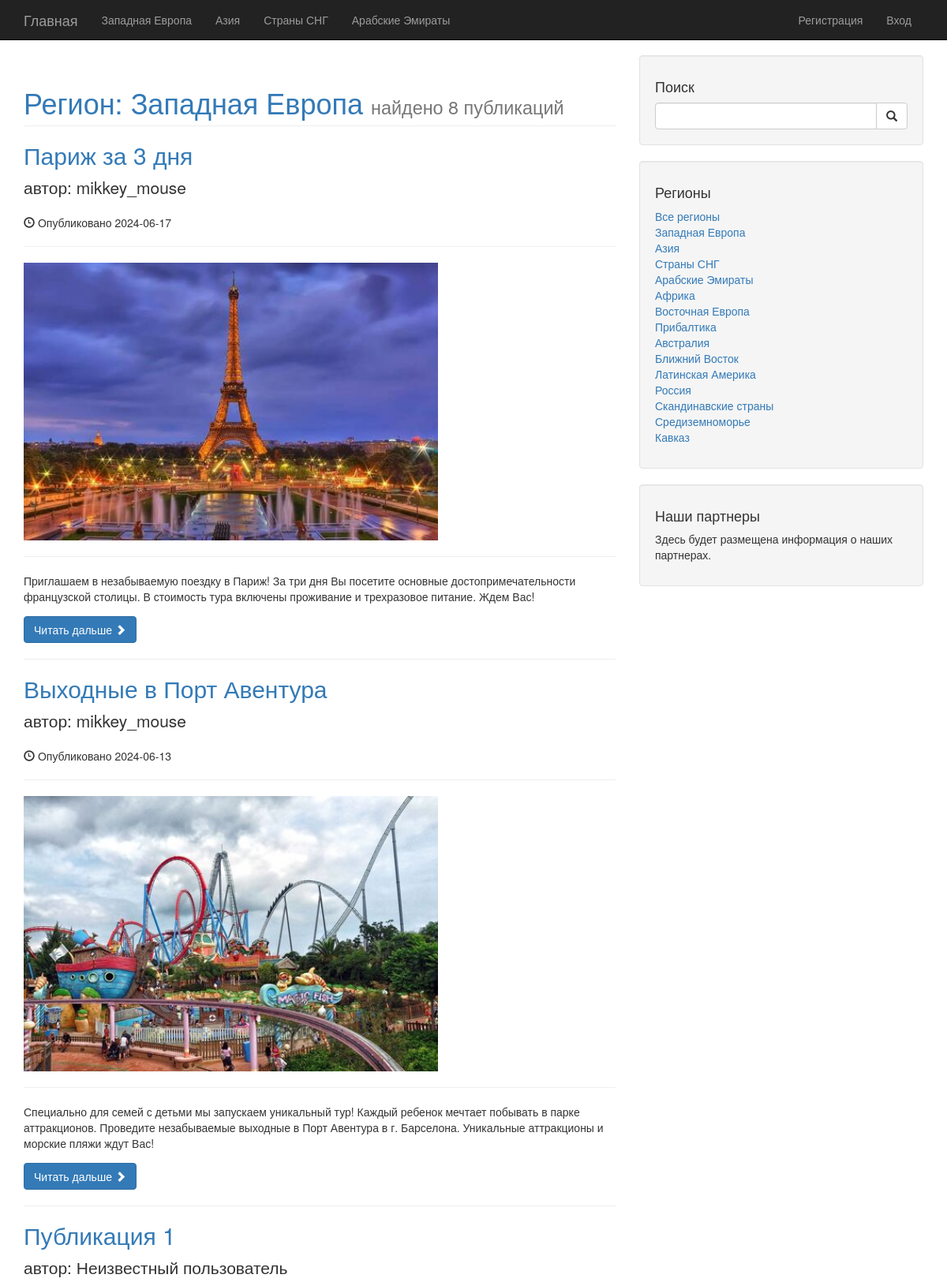
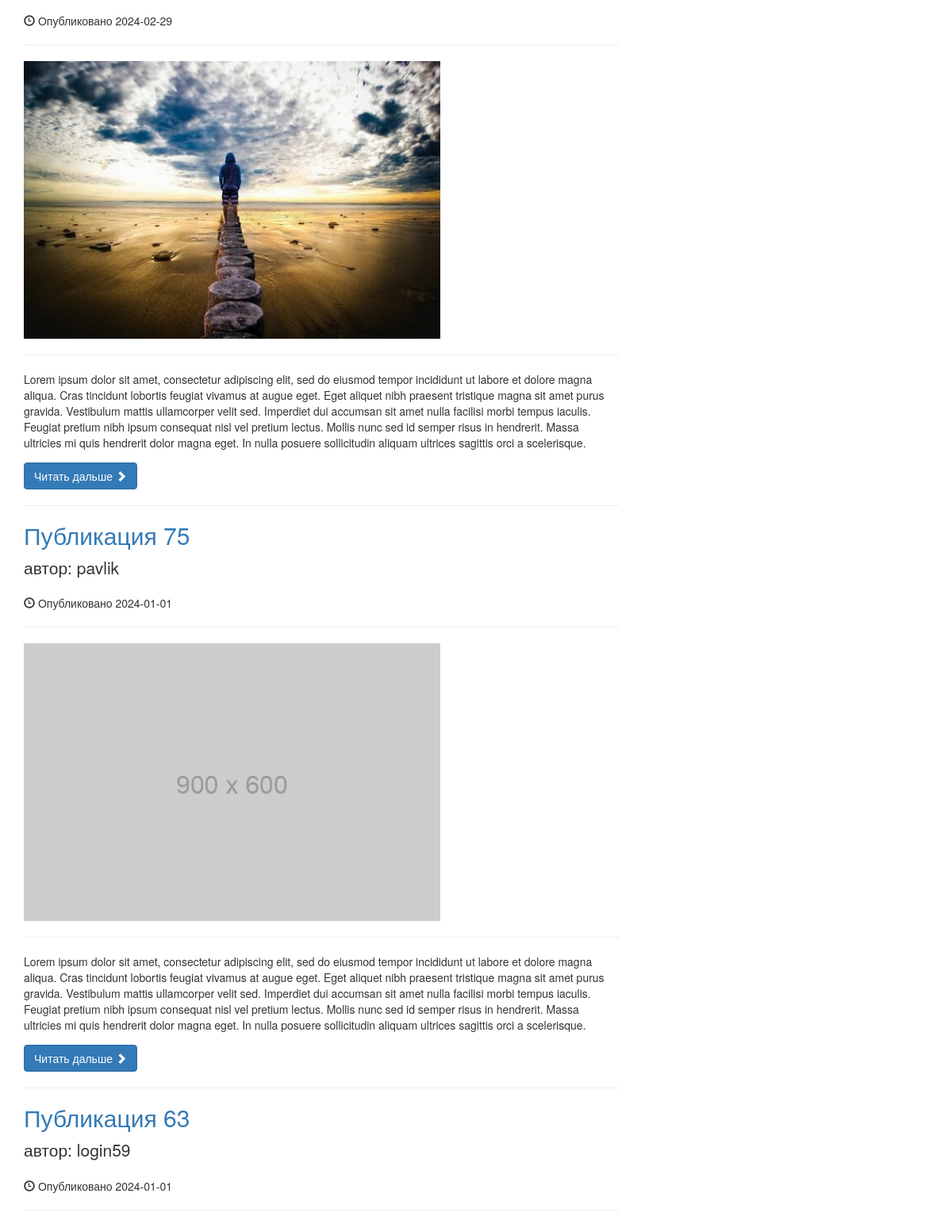
Screenshot of /category.php?cat_id=1 (upper part) with the database file from the repository (2 pictures, top to bottom).
### tables this page shows
CREATE TABLE `categories` (
  `cat_id` int(11) NOT NULL,
  `cat_title` varchar(255) NOT NULL,
  `cat_posts_count` int(11) NOT NULL DEFAULT 0
);

CREATE TABLE `posts` (
  `post_id` int(11) NOT NULL,
  `post_category_id` int(11) DEFAULT NULL,
  `post_title` varchar(255) NOT NULL,
  `post_author_id` int(11) DEFAULT NULL,
  `post_date` date NOT NULL,
  `post_image` text NOT NULL,
  `post_content` text NOT NULL,
  `post_tags` varchar(255) NOT NULL,
  `post_comments_count` int(11) NOT NULL DEFAULT 0,
  `post_status` varchar(255) NOT NULL DEFAULT 'ожидает проверки'
);

CREATE TABLE `users` (
  `user_id` int(11) NOT NULL,
  `user_login` varchar(255) NOT NULL,
  `user_password` varchar(255) NOT NULL,
  `user_firstname` varchar(255) NOT NULL,
  `user_lastname` varchar(255) NOT NULL,
  `user_email` varchar(255) NOT NULL,
  `user_image` text NOT NULL,
  `user_privilege` varchar(255) NOT NULL DEFAULT 'пользователь',
  `user_posts_cnt` int(11) NOT NULL DEFAULT 0,
  `user_comments_cnt` int(11) NOT NULL DEFAULT 0
);

### includes/category_list.php (the view, shortened to what this page needs)
<li><a href='category.php?cat_id=<?=$cat_id;?>'><?=$cat_title;?></a></li>

### functions.php (shortened to what this page needs)
<?php
function my_is_int($value) {
    if(is_int($value)) {
        return $value >= 0;
    } else
        return is_numeric($value) && ctype_digit($value);
}
function showPostByCategory($posts_per_page) {
    global $connection;
    if (!isset($_GET['cat_id'])) {
        header("Location: index.php");
    } else {
        $cat_id = $_GET['cat_id'];
        $cat_id = mysqli_real_escape_string($connection, $cat_id);
        $cat_title = "";
        if (!categoryIdValidation($cat_id)) {
            header("Location: index.php");
        } else {
            $query = "SELECT * FROM categories WHERE cat_id = {$cat_id};";
            $categoryById = mysqli_query($connection, $query);
            if ($row = mysqli_fetch_assoc($categoryById)) {
                $cat_id = $row['cat_id'];
                $cat_title = $row['cat_title'];
            }
            $query = "SELECT * FROM posts AS p LEFT JOIN users AS u ON p.post_author_id = u.user_id WHERE post_category_id = {$cat_id} AND post_status = 'опубликовано' ORDER BY post_date DESC, post_id DESC;";
            $postByCategory = mysqli_query($connection, $query);
            $number_rows = mysqli_num_rows($postByCategory);
            $search_str = "";
            switch(true) {
                default:
                    $search_str = "найдено {$number_rows} публикаций";
                    break;
            }
            include "includes/category_header.php";
            if (!my_is_int($posts_per_page)) {
                $pages_cnt = $number_rows;
            } else {
                $pages_cnt = ceil($number_rows / $posts_per_page);
            }
            if (!isset($_GET['page'])) {
                $page_num = 1;
            } else {
                $page_num = $_GET['page'];
            }
            if (!my_is_int($page_num) || $page_num < 1) {
                header("Location: category.php?cat_id={$cat_id}&page=1");
            } elseif ($page_num > $pages_cnt) {
                header("Location: category.php?cat_id={$cat_id}&page={$pages_cnt}");
            } else {
                $post_offset = $posts_per_page * ($page_num - 1);
                for($i = 1; $row = mysqli_fetch_assoc($postByCategory); $i++) {
                    if ($i > $post_offset && $i <= $post_offset + $posts_per_page) {
                        $post_id = $row['post_id'];
                        $post_title = $row['post_title'];
                        $post_author_id = $row['user_id'];
                        $post_author_login = $row['user_login'];
                        $post_date = $row['post_date'];
                        $post_image = $row['post_image'];
                        $post_content = $row['post_content'];
                        include "includes/post_form_short.php";
                    }
                }
            }
        }
    }
}
function showAllCategories($items_amount) {
    global $connection;
    $items_amount_escaped = mysqli_real_escape_string($connection, $items_amount);
    if (my_is_int($items_amount_escaped)) {
        $query = "SELECT * FROM categories ORDER BY cat_posts_count DESC, cat_title LIMIT {$items_amount_escaped};";
        $allCategories = mysqli_query($connection, $query);
        while($row = mysqli_fetch_assoc($allCategories)) {
            $cat_id = $row['cat_id'];
            $cat_title = $row['cat_title'];
            include "includes/category_list.php";
        }
    }
}
function categoryIdValidation($category_id) {
    global $connection;
    $category_id_escaped = mysqli_real_escape_string($connection, $category_id);
    if (my_is_int($category_id_escaped)) {
        $query = "SELECT * FROM categories WHERE cat_id = {$category_id_escaped};";
        $categoryValidation = mysqli_query($connection, $query);
        $num_rows = mysqli_num_rows($categoryValidation);
        return $num_rows > 0;
    } else {
        return false;
    }
}
?>

### includes/category_header.php (shortened to what this page needs)
<h1 class="page-header">
    <a href="category.php?cat_id=<?=$cat_id;?>">Регион: <?=$cat_title;?></a>
    <small><?=$search_str;?></small>
</h1>

### includes/post_form_short.php (shortened to what this page needs)
<div>
    <h2>
        <a href="post.php?post_id=<?=$post_id;?>"><?=$post_title;?></a>
    </h2>
    <p class="lead">
        автор:
        <?php if (!is_null($post_author_id)) { ?>
        <?=$post_author_login;?>
        <?php } else { ?>
        Неизвестный пользователь
        <?php } ?>
    </p>
    <p><span class="glyphicon glyphicon-time"></span> Опубликовано <?=$post_date;?></p>
    <hr>
    <a href="post.php?post_id=<?=$post_id;?>">
        <img class="img-responsive" src="img/<?=$post_image;?>" alt="<?=$post_title;?>" style="width: 70%;">
    </a>
    <hr>
    <div class="post-content-short form-group"><?=$post_content;?></div>
    <a class='btn btn-primary' href='post.php?post_id=<?=$post_id;?>'>Читать дальше <span class='glyphicon glyphicon-chevron-right'></span></a>
</div>
<hr>

### css/blog-home.css (style rules this page uses)
body { padding-top: 70px; }

### css/styles.css (style rules this page uses)
.navbar-nav > li > a { padding-top: 15px; padding-bottom: 15px; }
.navbar-header .navbar-nav > li { display: inline-block; }
.post-content-short { max-height: 100px; overflow: hidden; }

### rows the page displays
categories: cat_title "Западная Европа"
categories: cat_title "Азия"
categories: cat_title "Страны СНГ"
categories: cat_title "Арабские Эмираты"
posts: post_title "Париж за 3 дня", post_author.user_login "mikkey_mouse", post_date "2024-06-17", post_image (picture), post_content "Приглашаем в незабываемую поездку в Париж! За три дня Вы посетите основные достопримечательности французской столицы. В стоимость тура включены проживание и трехразовое питание. Ждем Вас!"
posts: post_title "Выходные в Порт Авентура", post_author.user_login "mikkey_mouse", post_date "2024-06-13", post_image (picture), post_content "Специально для семей с детьми мы запускаем уникальный тур! Каждый ребенок мечтает побывать в парке аттракционов. Проведите незабываемые выходные в Порт Авентура в г. Барселона. Уникальные аттракционы и морские пляжи ждут Вас!"
posts: post_title "Публикация 1", shows "Неизвестный пользователь", post_date "2024-02-29", post_image (picture), post_content "Lorem ipsum dolor sit amet, consectetur adipiscing elit, sed do eiusmod tempor incididunt ut labore et dolore magna aliqua. Cras tincidunt lobortis feugiat vivamus at augue eget. Eget aliquet nibh praesent tristique magna sit amet purus gravida. Vestibulum mattis ullamcorper velit sed. Imperdiet dui accumsan sit amet nulla facilisi morbi tempus iaculis. Feugiat pretium nibh ipsum consequat nisl vel pretium lectus. Mollis nunc sed id semper risus in hendrerit. Massa ultricies mi quis hendrerit dolor magna eget. In nulla posuere sollicitudin aliquam ultrices sagittis orci a scelerisque.…"
posts: post_title "Публикация 75", post_author.user_login "pavlik", post_date "2024-01-01", post_image (placeholder picture), post_content "Lorem ipsum dolor sit amet, consectetur adipiscing elit, sed do eiusmod tempor incididunt ut labore et dolore magna aliqua. Cras tincidunt lobortis feugiat vivamus at augue eget. Eget aliquet nibh praesent tristique magna sit amet purus gravida. Vestibulum mattis ullamcorper velit sed. Imperdiet dui accumsan sit amet nulla facilisi morbi tempus iaculis. Feugiat pretium nibh ipsum consequat nisl vel pretium lectus. Mollis nunc sed id semper risus in hendrerit. Massa ultricies mi quis hendrerit dolor magna eget. In nulla posuere sollicitudin aliquam ultrices sagittis orci a scelerisque.…"
posts: post_title "Публикация 63", post_author.user_login "login59", post_date "2024-01-01"
categories: cat_title "Африка"
categories: cat_title "Восточная Европа"
categories: cat_title "Прибалтика"
categories: cat_title "Австралия"
categories: cat_title "Ближний Восток"
categories: cat_title "Латинская Америка"
categories: cat_title "Россия"
categories: cat_title "Скандинавские страны"
categories: cat_title "Средиземноморье"
categories: cat_title "Кавказ"

### other values shown
$search_str "найдено 8 публикаций"
